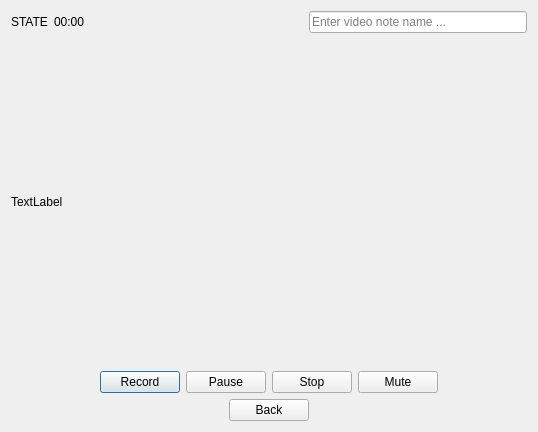
<?xml version="1.0" encoding="UTF-8"?>
<ui version="4.0">
 <class>CreateVideoNoteWindow</class>
 <widget class="QDialog" name="CreateVideoNoteWindow">
  <property name="windowModality">
   <enum>Qt::NonModal</enum>
  </property>
  <property name="geometry">
   <rect>
    <x>0</x>
    <y>0</y>
    <width>538</width>
    <height>432</height>
   </rect>
  </property>
  <property name="windowTitle">
   <string>Create video note</string>
  </property>
  <layout class="QGridLayout" name="gridLayout">
   <item row="0" column="0">
    <layout class="QVBoxLayout" name="verticalLayout">
     <item>
      <layout class="QHBoxLayout" name="horizontalLayout_3">
       <item>
        <widget class="QLabel" name="stateLabel">
         <property name="text">
          <string>STATE</string>
         </property>
        </widget>
       </item>
       <item>
        <widget class="QLabel" name="durationLabel">
         <property name="text">
          <string>00:00</string>
         </property>
        </widget>
       </item>
       <item>
        <spacer name="horizontalSpacer_3">
         <property name="orientation">
          <enum>Qt::Horizontal</enum>
         </property>
         <property name="sizeHint" stdset="0">
          <size>
           <width>40</width>
           <height>20</height>
          </size>
         </property>
        </spacer>
       </item>
       <item>
        <widget class="QLineEdit" name="videoNoteName">
         <property name="placeholderText">
          <string>Enter video note name ...</string>
         </property>
        </widget>
       </item>
      </layout>
     </item>
     <item>
      <widget class="QLabel" name="videoLabel">
       <property name="sizePolicy">
        <sizepolicy hsizetype="Expanding" vsizetype="Expanding">
         <horstretch>0</horstretch>
         <verstretch>0</verstretch>
        </sizepolicy>
       </property>
       <property name="minimumSize">
        <size>
         <width>0</width>
         <height>0</height>
        </size>
       </property>
       <property name="text">
        <string>TextLabel</string>
       </property>
      </widget>
     </item>
     <item>
      <layout class="QHBoxLayout" name="horizontalLayout">
       <item>
        <spacer name="horizontalSpacer_4">
         <property name="orientation">
          <enum>Qt::Horizontal</enum>
         </property>
         <property name="sizeHint" stdset="0">
          <size>
           <width>40</width>
           <height>20</height>
          </size>
         </property>
        </spacer>
       </item>
       <item>
        <widget class="QPushButton" name="recordButton">
         <property name="text">
          <string>Record</string>
         </property>
        </widget>
       </item>
       <item>
        <widget class="QPushButton" name="pauseButton">
         <property name="text">
          <string>Pause</string>
         </property>
        </widget>
       </item>
       <item>
        <widget class="QPushButton" name="stopButton">
         <property name="text">
          <string>Stop</string>
         </property>
        </widget>
       </item>
       <item>
        <widget class="QPushButton" name="muteButton">
         <property name="text">
          <string>Mute</string>
         </property>
        </widget>
       </item>
       <item>
        <spacer name="horizontalSpacer_5">
         <property name="orientation">
          <enum>Qt::Horizontal</enum>
         </property>
         <property name="sizeHint" stdset="0">
          <size>
           <width>40</width>
           <height>20</height>
          </size>
         </property>
        </spacer>
       </item>
      </layout>
     </item>
     <item>
      <layout class="QHBoxLayout" name="horizontalLayout_2">
       <item>
        <spacer name="horizontalSpacer">
         <property name="orientation">
          <enum>Qt::Horizontal</enum>
         </property>
         <property name="sizeHint" stdset="0">
          <size>
           <width>40</width>
           <height>20</height>
          </size>
         </property>
        </spacer>
       </item>
       <item>
        <widget class="QPushButton" name="backButton">
         <property name="sizePolicy">
          <sizepolicy hsizetype="Preferred" vsizetype="Fixed">
           <horstretch>0</horstretch>
           <verstretch>0</verstretch>
          </sizepolicy>
         </property>
         <property name="text">
          <string>Back</string>
         </property>
        </widget>
       </item>
       <item>
        <spacer name="horizontalSpacer_2">
         <property name="orientation">
          <enum>Qt::Horizontal</enum>
         </property>
         <property name="sizeHint" stdset="0">
          <size>
           <width>40</width>
           <height>20</height>
          </size>
         </property>
        </spacer>
       </item>
      </layout>
     </item>
    </layout>
   </item>
  </layout>
 </widget>
 <resources/>
 <connections/>
</ui>
